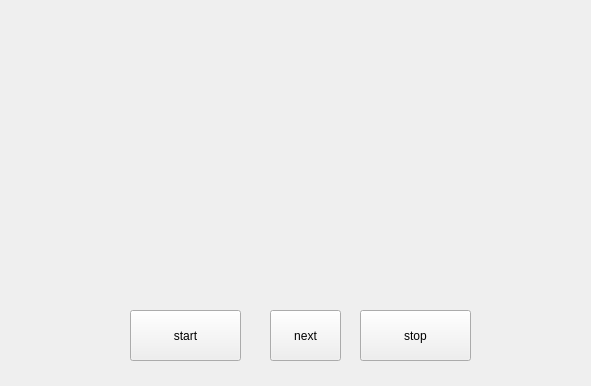
<?xml version="1.0" encoding="UTF-8"?>
<ui version="4.0">
 <class>Widget</class>
 <widget class="QWidget" name="Widget">
  <property name="geometry">
   <rect>
    <x>0</x>
    <y>0</y>
    <width>591</width>
    <height>386</height>
   </rect>
  </property>
  <property name="windowTitle">
   <string>Widget</string>
  </property>
  <widget class="QLabel" name="label">
   <property name="geometry">
    <rect>
     <x>100</x>
     <y>30</y>
     <width>391</width>
     <height>251</height>
    </rect>
   </property>
   <property name="text">
    <string/>
   </property>
   <property name="scaledContents">
    <bool>true</bool>
   </property>
  </widget>
  <widget class="QPushButton" name="startButton">
   <property name="geometry">
    <rect>
     <x>130</x>
     <y>310</y>
     <width>111</width>
     <height>51</height>
    </rect>
   </property>
   <property name="text">
    <string>start</string>
   </property>
  </widget>
  <widget class="QPushButton" name="stopButton">
   <property name="geometry">
    <rect>
     <x>360</x>
     <y>310</y>
     <width>111</width>
     <height>51</height>
    </rect>
   </property>
   <property name="text">
    <string>stop</string>
   </property>
  </widget>
  <widget class="QPushButton" name="nextButton">
   <property name="geometry">
    <rect>
     <x>270</x>
     <y>310</y>
     <width>71</width>
     <height>51</height>
    </rect>
   </property>
   <property name="text">
    <string>next</string>
   </property>
  </widget>
 </widget>
 <resources/>
 <connections/>
</ui>
